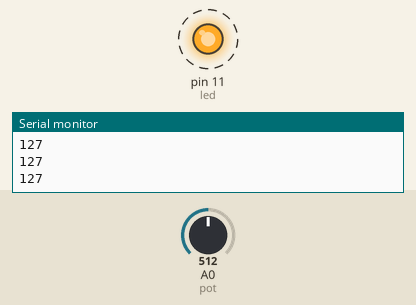
A sketch run on a simulated Arduino Uno, built with avr-gcc and run on an emulated ATmega328P. On the bench: output pins drawn as LEDs (lit = HIGH), the last lines printed to the serial monitor. Dashed ring = blinking. The inputs (shaded band) are chosen by the test bench; at power-on: A0 (pot) = 512.

Above: at 1.08 s.
1.3 s: A0 (pot) set to 122
4.3 s: A0 (pot) set to 0
At 5.0 s:
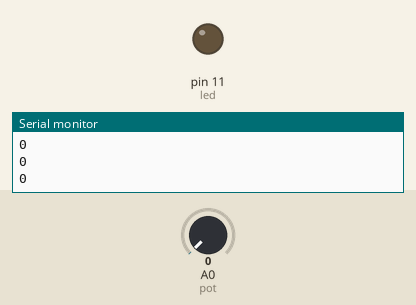
5.8 s: A0 (pot) set to 3
7.3 s: A0 (pot) set to 6
At 8.1 s:
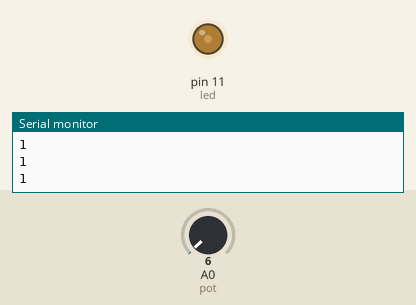
8.8 s: A0 (pot) set to 306
At 12.74 s:
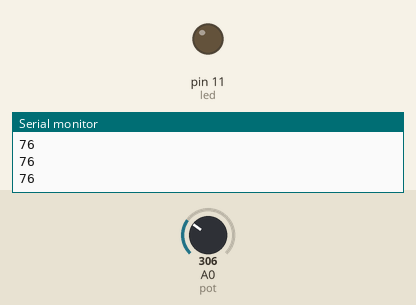
Timing chart, 0 to 12.8 s (numbered marks = the images above; inputs shaded):
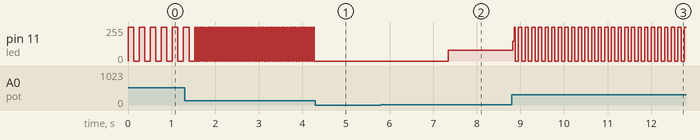

The sketch:

2-Map-LED.ino
```cpp
int pot=A0;
int valor=0;
int led=11;

void setup() {
  Serial.begin(9600);
  pinMode(pot,INPUT);
  pinMode(led,OUTPUT);
}

void loop() {
  valor=map(analogRead(pot),0,1023,0,255);
  Serial.println(valor);
  digitalWrite(led, HIGH);
  delay(valor);
  digitalWrite(led, LOW);
  delay(valor);
  //analogWrite(led, valor);
}
```

Measured:
- the behaviour switches between 4 and 5 on A0 (pot) (found by bisection; images 1 and 2)
- after the input at 4.3 s, pin 11 (led): stops changing and stays 0/255
- after the input at 7.3 s, pin 11 (led): 0/255 → 81/255 at once
- after the input at 8.8 s, pin 11 (led): 81/255 → 149/255 at once, then moves between 0/255 and 255/255, repeating every 0.46 s
- by itself, pin 11 (led): repeats every 0.06 s: 255/255 0.03 s, 0/255 0.03 s
